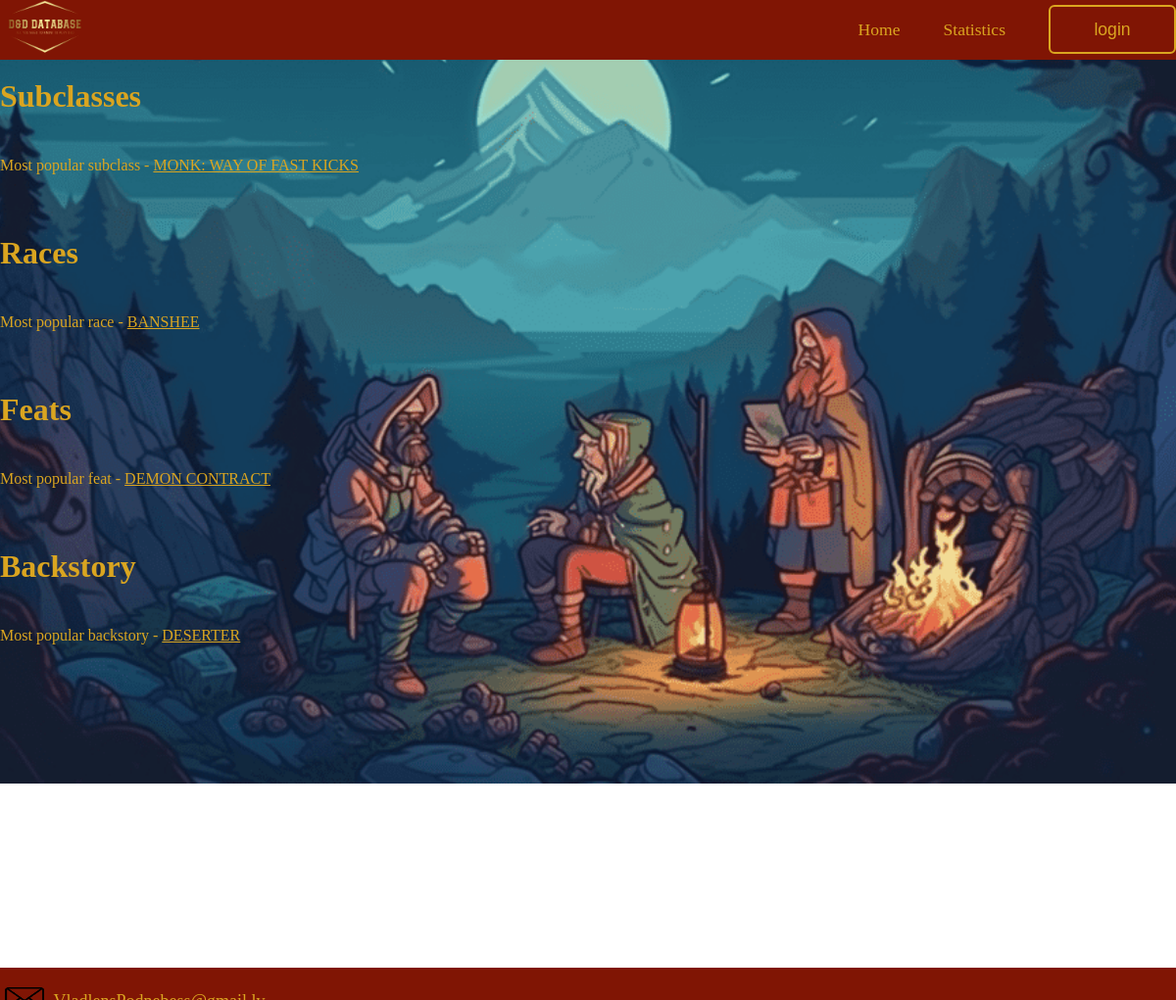
The app's page /pages/Statistics.php with its own data.
### tables this page shows
CREATE TABLE IF NOT EXISTS `subclases` (
  `ID` int(11) NOT NULL AUTO_INCREMENT,
  `author ID` bigint(20) DEFAULT NULL,
  `Main Title` varchar(50) NOT NULL DEFAULT '0',
  `Description` text NOT NULL,
  `Ability title 1` varchar(50) NOT NULL DEFAULT '',
  `Ability level 1` varchar(20) NOT NULL DEFAULT '',
  `Ability text 1` longtext NOT NULL,
  `Ability title 2` varchar(50) NOT NULL DEFAULT '',
  `Ability level 2` varchar(20) NOT NULL DEFAULT '',
  `Ability text 2` longtext NOT NULL,
  `Ability title 3` varchar(50) DEFAULT NULL,
  `Ability level 3` varchar(20) DEFAULT NULL,
  `Ability text 3` longtext DEFAULT NULL,
  `Ability title 4` varchar(50) DEFAULT NULL,
  `Ability level 4` varchar(20) DEFAULT NULL,
  `Ability text 4` longtext DEFAULT NULL,
  `Image_code` tinytext DEFAULT NULL,
  `Views` int(11) DEFAULT 0,
  PRIMARY KEY (`ID`),
  KEY `FK_subclases_users` (`author ID`),
  CONSTRAINT `FK_subclases_users` FOREIGN KEY (`author ID`) REFERENCES `users` (`ID`) ON DELETE NO ACTION ON UPDATE NO ACTION
);

CREATE TABLE IF NOT EXISTS `races` (
  `ID` int(11) NOT NULL AUTO_INCREMENT,
  `author ID` bigint(20) DEFAULT NULL,
  `Title` text NOT NULL,
  `Languages` tinytext NOT NULL,
  `Characteristics` tinytext NOT NULL,
  `Age` text NOT NULL,
  `Alignment` text NOT NULL,
  `Size` text NOT NULL,
  `Speed` text NOT NULL,
  `Names` text NOT NULL,
  `Description` longtext NOT NULL,
  `Vision` text NOT NULL,
  `Ability header 1` varchar(50) NOT NULL DEFAULT '',
  `Ability text 1` longtext NOT NULL,
  `Ability header 2` varchar(50) NOT NULL DEFAULT '',
  `Ability text 2` longtext NOT NULL,
  `Image code` tinytext DEFAULT NULL,
  `Views` int(11) DEFAULT 0,
  PRIMARY KEY (`ID`),
  KEY `FK_races_users` (`author ID`),
  CONSTRAINT `FK_races_users` FOREIGN KEY (`author ID`) REFERENCES `users` (`ID`) ON DELETE NO ACTION ON UPDATE NO ACTION
);

CREATE TABLE IF NOT EXISTS `feats` (
  `ID` int(11) NOT NULL AUTO_INCREMENT,
  `author ID` bigint(20) DEFAULT NULL,
  `Title` varchar(50) DEFAULT NULL,
  `Effect` longtext DEFAULT NULL,
  `Views` int(11) DEFAULT 0,
  PRIMARY KEY (`ID`),
  KEY `FK_feats_users` (`author ID`),
  CONSTRAINT `FK_feats_users` FOREIGN KEY (`author ID`) REFERENCES `users` (`ID`) ON DELETE NO ACTION ON UPDATE NO ACTION
);

CREATE TABLE IF NOT EXISTS `backstories` (
  `ID` int(11) NOT NULL AUTO_INCREMENT,
  `author ID` bigint(20) DEFAULT NULL,
  `Title` varchar(50) DEFAULT NULL,
  `Skills` varchar(50) DEFAULT NULL,
  `Tools` varchar(50) DEFAULT NULL,
  `Languages` varchar(50) DEFAULT NULL,
  `Equipment` tinytext DEFAULT NULL,
  `Start money` varchar(50) DEFAULT NULL,
  `Description` longtext DEFAULT NULL,
  `Ability title` varchar(50) DEFAULT NULL,
  `Ability` longtext DEFAULT NULL,
  `Views` int(11) DEFAULT 0,
  PRIMARY KEY (`ID`),
  KEY `FK_backstories_users` (`author ID`),
  CONSTRAINT `FK_backstories_users` FOREIGN KEY (`author ID`) REFERENCES `users` (`ID`) ON DELETE NO ACTION ON UPDATE NO ACTION
);

### pages/Statistics.php (the view, shortened to what this page needs)
<?php
include('functions.php');
?>
<!DOCTYPE html>
<html>
<head>
  <link href="http://localhost/login/Kasp_proj_new/styles/stats.css" rel="stylesheet" type="text/css" />
</head>
<header class = "header">
    <a class = "image">
    <img src = "http://localhost/login/Kasp_proj_new/images/logo.png" class = "img-header">
    </a>
    <?php if(isset($_SESSION['user_id']) == false) : ?>
    <nav class = "navigation">
      <a href = "choicepage.html", class = "text_header" id = 'underline-nl'>Home</a>
      <a href = "statistics.php", class = "text_header" id = 'underline-nl'>Statistics</a>
      <button class = "btnLogin-popup">login</button>
    </nav>
    <?php endif; ?>
  </header>
  <h1 class = 'stat-first'> Subclasses</h1>
  <?php
  $query = 'select * from subclases where Views = (select MAX(Views) from subclases)';
  $result = mysqli_query($con, $query);
  if ($result && mysqli_num_rows($result))
  {
  $data = mysqli_fetch_assoc($result);
  }
  else
  {
    echo('The result is empty');
    die;
  }
  ?>
  <p class = 'stat-text'>Most popular subclass - <a href = 'Subclass_template.php?page=<?php echo($data['ID'])?>' class = 'stat-text'><?php echo($data['Main Title'])?></a></p>
  <h1 class = 'stat-head'>Races</h1>
  <?php
  $query = 'select * from races where Views = (select MAX(Views) from races)';
  $result = mysqli_query($con, $query);
  if ($result && mysqli_num_rows($result))
  {
  $data = mysqli_fetch_assoc($result);
  }
  else
  {
    echo('The result is empty');
    die;
  }
  ?>
  <p class = 'stat-text'>Most popular race - <a href = 'Race_template.php?page=<?php echo($data['ID'])?>' class = 'stat-text'><?php echo($data['Title'])?></a></p>
  <h1 class = 'stat-head'>Feats</h1>
  <?php
  $query = 'select * from feats where Views = (select MAX(Views) from feats)';
  $result = mysqli_query($con, $query);
  if ($result && mysqli_num_rows($result))
  {
  $data = mysqli_fetch_assoc($result);
  }
  else
  {
    echo('The result is empty');
    die;
  }
  ?>
  <p class = 'stat-text'>Most popular feat - <a href = 'Feat_template.php?page=<?php echo($data['ID'])?>' class = 'stat-text'><?php echo($data['Title'])?></a></p>
  <h1 class = 'stat-head'>Backstory</h1>
  <?php
  $query = 'select * from backstories where Views = (select MAX(Views) from backstories)';
  $result = mysqli_query($con, $query);
  if ($result && mysqli_num_rows($result))
  {
  $data = mysqli_fetch_assoc($result);
  }
  else
  {
    echo('The result is empty');
    die;
  }
  ?>
  <p class = 'stat-text'>Most popular backstory - <a href = 'Backstory_template.php?page=<?php echo($data['ID'])?>' class = 'stat-text'><?php echo($data['Title'])?></a></p>
  <footer class = "footer">
  <img src = "http://localhost/login/Kasp_proj_new/images/mail.png" class = "mailimage">
  <p class = "mailtext">VladlensPodnebess@gmail.lv</p>
</footer>
<html>

### styles/stats.css (style rules this page uses)
.header { position: fixed; display: flex; justify-content: space-between; top: 0; left: 0; background: #801504; color: goldenrod; width: 100%; align-items: center; z-index: 99; padding-left: 0; }
.text_header { display: inline-block; }
.navigation a { position: relative; font-size: 1.1em; text-decoration: none; font-weight: 500; margin-left: 40px; color: goldenrod; }
.navigation .btnLogin-popup { width: 130px; height: 50px; background: transparent; border: 2px solid goldenrod; outline: none; border-radius: 6px; cursor: pointer; font-size: 1.1em; color: goldenrod; font-weight: 500; margin-left: 40px; transition: .5s; }
.navigation .text_header::after { content: ''; position: absolute; width: 100%; height: 3px; background: goldenrod; left: 0; bottom: -6px; border-radius: 5px; transform-origin: right; transform: scaleX(0); transition: transform .5s; }
.img-header { position: left; height: 20%; width: 20%; user-select: none; }
.footer { background: #801504; color: goldenrod; font-size: 18px; background-clip: content-box; width: 100%; position: absolute; display: inline; top: 93.6%; margin-top: 4vh; height: 10vh; }
.mailimage { height: 20px; width: 40px; padding-right: 5px; margin-top: 20px; margin-left: 5px; }
.mailtext { display: inline; }
.stat-head { color: goldenrod; margin: 0; height: 5vh; padding-bottom: 5vh; }
.stat-first { color: goldenrod; padding-top: 10vh; margin: 0; height: 5vh; padding-bottom: 5vh; }
.stat-text { color: goldenrod; margin: 0; height: 5vh; padding-bottom: 5vh;; }

### records on screen
subclases: Main Title "MONK: WAY OF FAST KICKS"
races: Title "BANSHEE"
feats: Title "DEMON CONTRACT"
backstories: Title "DESERTER"
